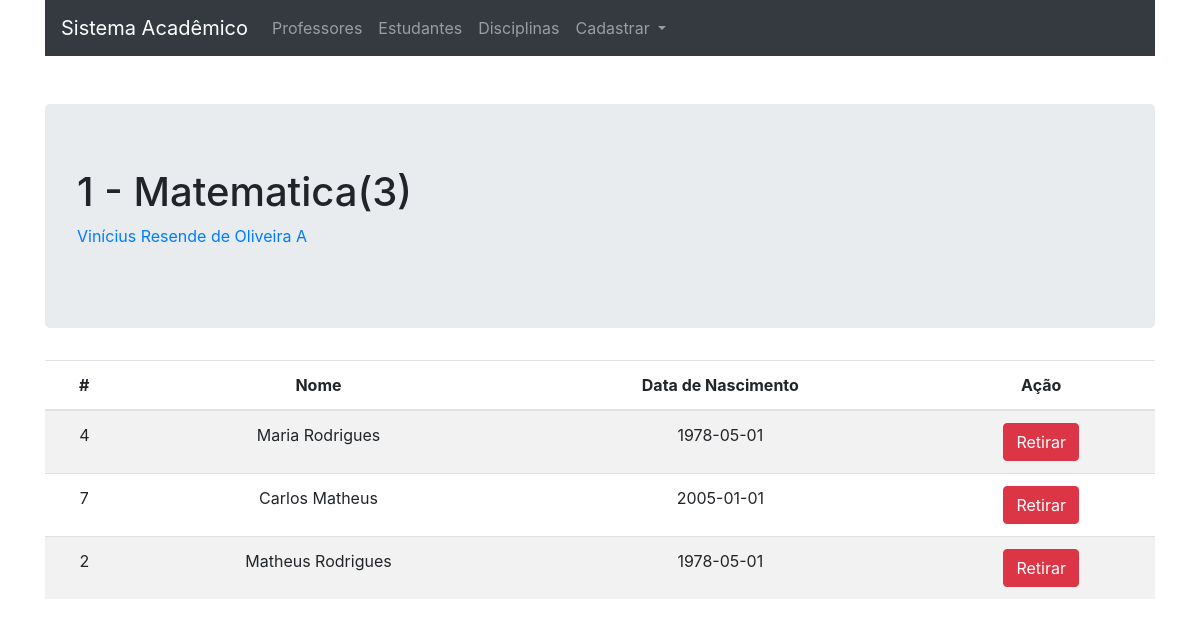
Page /disciplina/estudantes/1 on the committed database.
### tables this page shows
CREATE TABLE IF NOT EXISTS `disciplinas` (
  `Id` int(11) NOT NULL AUTO_INCREMENT,
  `Nome` varchar(70) NOT NULL,
  `Professor` int(11) NOT NULL,
  PRIMARY KEY (`Id`)
);

CREATE TABLE IF NOT EXISTS `professores` (
  `Id` int(11) NOT NULL AUTO_INCREMENT,
  `Nome` varchar(100) NOT NULL,
  `CPF` varchar(11) NOT NULL,
  `data_nasc` date NOT NULL,
  PRIMARY KEY (`Id`)
);

CREATE TABLE IF NOT EXISTS `alunos` (
  `Id` int(11) NOT NULL AUTO_INCREMENT,
  `Disciplina` int(11) NOT NULL,
  `Estudante` int(11) NOT NULL,
  PRIMARY KEY (`Id`)
);

CREATE TABLE IF NOT EXISTS `estudantes` (
  `Id` int(11) NOT NULL AUTO_INCREMENT,
  `Nome` varchar(100) NOT NULL,
  `cpf` varchar(11) NOT NULL,
  `data_nasc` date NOT NULL,
  PRIMARY KEY (`Id`)
);

### core/controller.php (called while the page is built, shortened)
<?php
class controller {
    public function __construct(){
        $this->alunos = new Alunos();
        $this->disciplinas = new Disciplinas();
    }
    public function loadTemplete($viewName, $viewData = array()){
        require 'views/templete.php';
    }
    public function loadViewInTemplete($viewName, $viewData = array()) {
        extract($viewData);
        require 'views/'.$viewName.'.php';
    }
}

### controllers/disciplinaController.php (called while the page is built, shortened)
<?php
class disciplinaController extends controller{
    public function estudantes($Id){
        $dados['disciplina'] = $this->disciplinas->get($Id);
        $disciplina = new Disciplina();
        $disciplina->Id = $dados['disciplina']['Id'];
        $disciplina->Nome = $dados['disciplina']['Nome'];
        $disciplina->Professor = $dados['disciplina']['pId'];
        $dados['alunos'] = $this->alunos->GetDisciplinaAllAlunos($disciplina);
        $dados['estudantes'] = $this->estudantes->getAll();
        $this->loadTemplete('adicionarAlunos', $dados);
    }
}

### core/Core.php (called while the page is built, shortened)
<?php
class Core{
    public function run(){
        $url = '/';
        $url .= (isset($_GET['url']))? $_GET['url'] : '';
        $params = array();
        if(!empty($url) && $url != '/'){
            $url = explode('/', $url);
            array_shift($url);
            if (!empty($url[0])) {
                array_shift($url);
            }
            if (!empty($url[0]) && $url[0] != '/') {
                $currentAction = $url[0];
                array_shift($url);
            }else {
                $currentAction = 'index';
            }
            if (count($url) > 0) {
                $params = $url;
            }
        }else{
            $currentController = 'homeController';
            $currentAction = 'home';
        }
        $c = new $currentController();
        call_user_func_array(array($c, $currentAction), $params);
    }
}

### index.php (called while the page is built, shortened)
<?php
$core = new Core();
$core->run();

### core/data.php (called while the page is built, shortened)
<?php
class data {
    public function __construct(){
        global $db;
        $this->db = $db;
    }
}

### data/Disciplinas.php (called while the page is built, shortened)
<?php
class Disciplinas extends data{
    public function Get($Id){
        $sql = "SELECT D.Id, D.Nome, P.Id as pId, P.Nome as pNome, (select Count(Id) From alunos A WHERE A.Disciplina = D.Id) as Alunos FROM disciplinas D, professores P WHERE D.Professor = P.Id AND D.Id = :Id";
        $sql = $this->db->prepare($sql);
        $sql->bindValue(':Id', $Id);
        $sql->execute();
        if($sql->rowCount() > 0){
            $sql = $sql->fetch(PDO::FETCH_ASSOC);
            return $sql;
        }
        return false;
    }
}

### data/Alunos.php (called while the page is built, shortened)
<?php
class Alunos extends data{
    public function GetDisciplinaAllAlunos($Disciplina){
        $sql = "SELECT * FROM alunos A RIGHT JOIN estudantes E ON A.Estudante = E.Id WHERE Disciplina = :Disciplina";
        $sql = $this->db->prepare($sql);
        $sql->bindValue(':Disciplina', $Disciplina->Id);
        $sql->execute();
        if($sql->rowCount() > 0){
            $sql = $sql->fetchAll(PDO::FETCH_ASSOC);
            return $sql;
        }
        return array();
    }
}

### views/adicionarAlunos.php (the view, shortened to what this page needs)
<div class="container">
    <div class="jumbotron mt-5">
        <h1><?=$disciplina['Id']?> - <?=$disciplina['Nome']?>(<?=$disciplina['Alunos']?>)</h1>
        <p> <a href="<?=BASE_URL?>professor/show/<?=$disciplina['pId']?>"> <?=$disciplina['pNome']?></a></p>
    </div>
    <table class="table table-striped">
        <thead>
        <tr>
            <th>#</th>
            <th>Nome</th>
            <th>Data de Nascimento</th>
            <th>Ação</th>
        </tr>
        </thead>
        <tbody>
<?php
if(count($alunos) > 0):
    foreach ($alunos as $aluno):
?>
        <tr>
            <td><?=$aluno['Id']?></td>
            <td><?=$aluno['Nome']?></td>
            <td><?=$aluno['data_nasc']?></td>
            <td><a href="<?=BASE_URL?>disciplina/excluirAluno/<?=$disciplina['Id']?>?estudante=<?=$aluno['Id']?>" class="btn btn-danger">Retirar</a></td>
        </tr>
<?php
    endforeach;
endif;
?>
    </tbody>
  </table>
</div>

### views/templete.php (style rules this page uses)
.table { text-align: center; }

### rows in the picture
disciplinas: Id "1", Nome "Matematica", professores.Nome "Vinícius Resende de Oliveira A"
alunos: estudantes.Id "4", estudantes.Nome "Maria Rodrigues", estudantes.data_nasc "1978-05-01"
alunos: estudantes.Id "7", estudantes.Nome "Carlos Matheus", estudantes.data_nasc "2005-01-01"
alunos: estudantes.Id "2", estudantes.Nome "Matheus Rodrigues", estudantes.data_nasc "1978-05-01"

### other values in the picture
$disciplina['Alunos'] "3"
